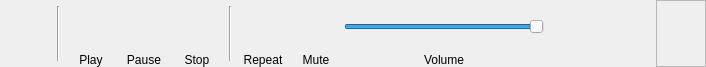
<?xml version="1.0" encoding="UTF-8"?>
<ui version="4.0">
 <class>RibbonTabAudio</class>
 <widget class="QFrame" name="RibbonTabAudio">
  <property name="geometry">
   <rect>
    <x>0</x>
    <y>0</y>
    <width>706</width>
    <height>67</height>
   </rect>
  </property>
  <property name="minimumSize">
   <size>
    <width>0</width>
    <height>67</height>
   </size>
  </property>
  <property name="maximumSize">
   <size>
    <width>16777215</width>
    <height>67</height>
   </size>
  </property>
  <property name="windowTitle">
   <string>Track</string>
  </property>
  <property name="styleSheet">
   <string notr="true">background-image: url(:/img/data/parchment.jpg);</string>
  </property>
  <layout class="QHBoxLayout" name="horizontalLayout">
   <property name="spacing">
    <number>3</number>
   </property>
   <property name="leftMargin">
    <number>0</number>
   </property>
   <property name="topMargin">
    <number>0</number>
   </property>
   <property name="rightMargin">
    <number>0</number>
   </property>
   <property name="bottomMargin">
    <number>0</number>
   </property>
   <item>
    <layout class="QVBoxLayout" name="verticalLayout_6">
     <property name="spacing">
      <number>0</number>
     </property>
     <item>
      <widget class="QLabel" name="lblAudioType">
       <property name="minimumSize">
        <size>
         <width>50</width>
         <height>50</height>
        </size>
       </property>
       <property name="maximumSize">
        <size>
         <width>50</width>
         <height>50</height>
        </size>
       </property>
       <property name="text">
        <string/>
       </property>
       <property name="pixmap">
        <pixmap resource="resources.qrc">:/img/data/icon_soundboard.png</pixmap>
       </property>
       <property name="scaledContents">
        <bool>true</bool>
       </property>
       <property name="alignment">
        <set>Qt::AlignBottom|Qt::AlignHCenter</set>
       </property>
       <property name="margin">
        <number>5</number>
       </property>
      </widget>
     </item>
    </layout>
   </item>
   <item>
    <widget class="Line" name="line_2">
     <property name="minimumSize">
      <size>
       <width>10</width>
       <height>0</height>
      </size>
     </property>
     <property name="maximumSize">
      <size>
       <width>10</width>
       <height>55</height>
      </size>
     </property>
     <property name="orientation">
      <enum>Qt::Vertical</enum>
     </property>
    </widget>
   </item>
   <item>
    <layout class="QVBoxLayout" name="verticalLayout">
     <property name="spacing">
      <number>0</number>
     </property>
     <item>
      <widget class="QPushButton" name="btnPlay">
       <property name="minimumSize">
        <size>
         <width>50</width>
         <height>50</height>
        </size>
       </property>
       <property name="maximumSize">
        <size>
         <width>50</width>
         <height>50</height>
        </size>
       </property>
       <property name="toolTip">
        <string>Select a map for the battle</string>
       </property>
       <property name="text">
        <string/>
       </property>
       <property name="icon">
        <iconset resource="resources.qrc">
         <normaloff>:/img/data/icon_play.png</normaloff>:/img/data/icon_play.png</iconset>
       </property>
       <property name="iconSize">
        <size>
         <width>40</width>
         <height>40</height>
        </size>
       </property>
       <property name="autoDefault">
        <bool>false</bool>
       </property>
       <property name="flat">
        <bool>true</bool>
       </property>
      </widget>
     </item>
     <item>
      <widget class="QLabel" name="lblPlay">
       <property name="text">
        <string>Play</string>
       </property>
       <property name="alignment">
        <set>Qt::AlignBottom|Qt::AlignHCenter</set>
       </property>
      </widget>
     </item>
    </layout>
   </item>
   <item>
    <layout class="QVBoxLayout" name="verticalLayout_7">
     <property name="spacing">
      <number>0</number>
     </property>
     <item>
      <widget class="QPushButton" name="btnPause">
       <property name="minimumSize">
        <size>
         <width>50</width>
         <height>50</height>
        </size>
       </property>
       <property name="maximumSize">
        <size>
         <width>50</width>
         <height>50</height>
        </size>
       </property>
       <property name="toolTip">
        <string>Select a map for the battle</string>
       </property>
       <property name="text">
        <string/>
       </property>
       <property name="icon">
        <iconset resource="resources.qrc">
         <normaloff>:/img/data/icon_pause.png</normaloff>:/img/data/icon_pause.png</iconset>
       </property>
       <property name="iconSize">
        <size>
         <width>40</width>
         <height>40</height>
        </size>
       </property>
       <property name="autoDefault">
        <bool>false</bool>
       </property>
       <property name="flat">
        <bool>true</bool>
       </property>
      </widget>
     </item>
     <item>
      <widget class="QLabel" name="lblPause">
       <property name="text">
        <string>Pause</string>
       </property>
       <property name="alignment">
        <set>Qt::AlignBottom|Qt::AlignHCenter</set>
       </property>
      </widget>
     </item>
    </layout>
   </item>
   <item>
    <layout class="QVBoxLayout" name="verticalLayout_5">
     <property name="spacing">
      <number>0</number>
     </property>
     <item>
      <widget class="QPushButton" name="btnStop">
       <property name="minimumSize">
        <size>
         <width>50</width>
         <height>50</height>
        </size>
       </property>
       <property name="maximumSize">
        <size>
         <width>50</width>
         <height>50</height>
        </size>
       </property>
       <property name="toolTip">
        <string>Select a map for the battle</string>
       </property>
       <property name="text">
        <string/>
       </property>
       <property name="icon">
        <iconset resource="resources.qrc">
         <normaloff>:/img/data/icon_stop.png</normaloff>:/img/data/icon_stop.png</iconset>
       </property>
       <property name="iconSize">
        <size>
         <width>40</width>
         <height>40</height>
        </size>
       </property>
       <property name="autoDefault">
        <bool>false</bool>
       </property>
       <property name="flat">
        <bool>true</bool>
       </property>
      </widget>
     </item>
     <item>
      <widget class="QLabel" name="lblStop">
       <property name="text">
        <string>Stop</string>
       </property>
       <property name="alignment">
        <set>Qt::AlignBottom|Qt::AlignHCenter</set>
       </property>
      </widget>
     </item>
    </layout>
   </item>
   <item>
    <widget class="Line" name="line">
     <property name="minimumSize">
      <size>
       <width>10</width>
       <height>0</height>
      </size>
     </property>
     <property name="maximumSize">
      <size>
       <width>10</width>
       <height>55</height>
      </size>
     </property>
     <property name="orientation">
      <enum>Qt::Vertical</enum>
     </property>
    </widget>
   </item>
   <item>
    <layout class="QVBoxLayout" name="verticalLayout_2">
     <property name="spacing">
      <number>0</number>
     </property>
     <item>
      <widget class="QPushButton" name="btnRepeat">
       <property name="enabled">
        <bool>true</bool>
       </property>
       <property name="sizePolicy">
        <sizepolicy hsizetype="Minimum" vsizetype="Fixed">
         <horstretch>0</horstretch>
         <verstretch>0</verstretch>
        </sizepolicy>
       </property>
       <property name="minimumSize">
        <size>
         <width>50</width>
         <height>50</height>
        </size>
       </property>
       <property name="maximumSize">
        <size>
         <width>50</width>
         <height>50</height>
        </size>
       </property>
       <property name="toolTip">
        <string>Refresh the map</string>
       </property>
       <property name="text">
        <string/>
       </property>
       <property name="icon">
        <iconset resource="resources.qrc">
         <normaloff>:/img/data/icon_redo.png</normaloff>:/img/data/icon_redo.png</iconset>
       </property>
       <property name="iconSize">
        <size>
         <width>40</width>
         <height>40</height>
        </size>
       </property>
       <property name="checkable">
        <bool>true</bool>
       </property>
       <property name="autoDefault">
        <bool>false</bool>
       </property>
       <property name="flat">
        <bool>true</bool>
       </property>
      </widget>
     </item>
     <item>
      <widget class="QLabel" name="lblRepeat">
       <property name="text">
        <string>Repeat</string>
       </property>
       <property name="alignment">
        <set>Qt::AlignBottom|Qt::AlignHCenter</set>
       </property>
      </widget>
     </item>
    </layout>
   </item>
   <item>
    <layout class="QVBoxLayout" name="verticalLayout_4">
     <property name="spacing">
      <number>0</number>
     </property>
     <item>
      <widget class="QPushButton" name="btnMute">
       <property name="minimumSize">
        <size>
         <width>50</width>
         <height>50</height>
        </size>
       </property>
       <property name="maximumSize">
        <size>
         <width>50</width>
         <height>50</height>
        </size>
       </property>
       <property name="toolTip">
        <string>Add a character to the battle</string>
       </property>
       <property name="text">
        <string/>
       </property>
       <property name="icon">
        <iconset resource="resources.qrc">
         <normaloff>:/img/data/icon_volumeon.png</normaloff>:/img/data/icon_volumeon.png</iconset>
       </property>
       <property name="iconSize">
        <size>
         <width>40</width>
         <height>40</height>
        </size>
       </property>
       <property name="checkable">
        <bool>true</bool>
       </property>
       <property name="autoDefault">
        <bool>false</bool>
       </property>
       <property name="flat">
        <bool>true</bool>
       </property>
      </widget>
     </item>
     <item>
      <widget class="QLabel" name="lblMute">
       <property name="text">
        <string>Mute</string>
       </property>
       <property name="alignment">
        <set>Qt::AlignBottom|Qt::AlignHCenter</set>
       </property>
      </widget>
     </item>
    </layout>
   </item>
   <item>
    <layout class="QVBoxLayout" name="verticalLayout_3">
     <property name="spacing">
      <number>0</number>
     </property>
     <item>
      <spacer name="verticalSpacer">
       <property name="orientation">
        <enum>Qt::Vertical</enum>
       </property>
       <property name="sizeHint" stdset="0">
        <size>
         <width>20</width>
         <height>40</height>
        </size>
       </property>
      </spacer>
     </item>
     <item>
      <widget class="QSlider" name="sliderVolume">
       <property name="sizePolicy">
        <sizepolicy hsizetype="Fixed" vsizetype="Fixed">
         <horstretch>0</horstretch>
         <verstretch>0</verstretch>
        </sizepolicy>
       </property>
       <property name="minimumSize">
        <size>
         <width>200</width>
         <height>0</height>
        </size>
       </property>
       <property name="maximumSize">
        <size>
         <width>200</width>
         <height>16777215</height>
        </size>
       </property>
       <property name="maximum">
        <number>100</number>
       </property>
       <property name="value">
        <number>100</number>
       </property>
       <property name="orientation">
        <enum>Qt::Horizontal</enum>
       </property>
      </widget>
     </item>
     <item>
      <spacer name="verticalSpacer_2">
       <property name="orientation">
        <enum>Qt::Vertical</enum>
       </property>
       <property name="sizeHint" stdset="0">
        <size>
         <width>20</width>
         <height>40</height>
        </size>
       </property>
      </spacer>
     </item>
     <item>
      <widget class="QLabel" name="lblVolume">
       <property name="minimumSize">
        <size>
         <width>200</width>
         <height>0</height>
        </size>
       </property>
       <property name="maximumSize">
        <size>
         <width>200</width>
         <height>16777215</height>
        </size>
       </property>
       <property name="text">
        <string>Volume</string>
       </property>
       <property name="alignment">
        <set>Qt::AlignBottom|Qt::AlignHCenter</set>
       </property>
      </widget>
     </item>
    </layout>
   </item>
   <item>
    <spacer name="horizontalSpacer">
     <property name="orientation">
      <enum>Qt::Horizontal</enum>
     </property>
     <property name="sizeHint" stdset="0">
      <size>
       <width>55</width>
       <height>20</height>
      </size>
     </property>
    </spacer>
   </item>
   <item>
    <widget class="PublishButtonRibbon" name="framePublish">
     <property name="minimumSize">
      <size>
       <width>50</width>
       <height>0</height>
      </size>
     </property>
     <property name="frameShape">
      <enum>QFrame::StyledPanel</enum>
     </property>
     <property name="frameShadow">
      <enum>QFrame::Raised</enum>
     </property>
    </widget>
   </item>
  </layout>
 </widget>
 <customwidgets>
  <customwidget>
   <class>PublishButtonRibbon</class>
   <extends>QFrame</extends>
   <header>publishbuttonribbon.h</header>
   <container>1</container>
  </customwidget>
 </customwidgets>
 <resources>
  <include location="resources.qrc"/>
 </resources>
 <connections/>
</ui>
